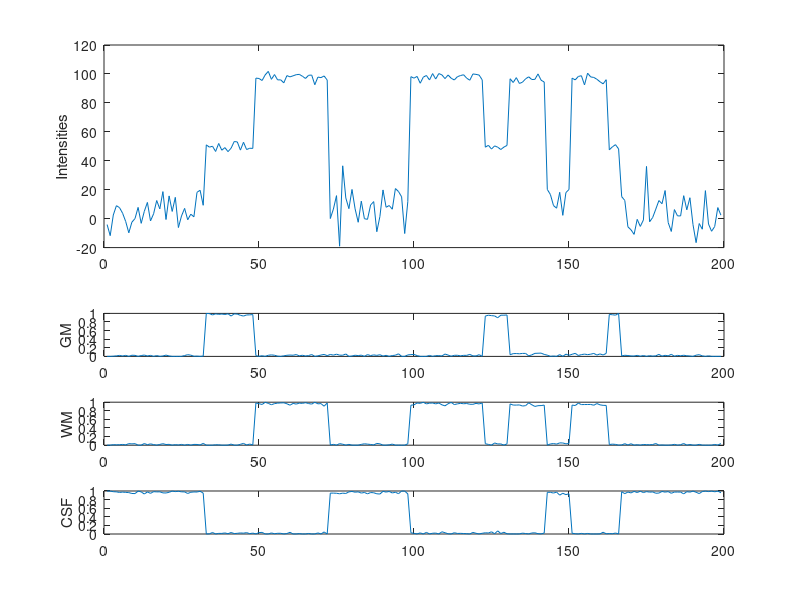

MATLAB code for this plot:
function [P_signal, P_GmWmCsf,T_names] = cp_create_data
% Function to create some synthetic 1D data:
% - some "image" values, supposed to be like T1w or MT
% - some tissue probabilities for GM, WM & CSF
% 
% OUTPUT:
% P_signal  : signal profile, [1 x N] array
% P_GmWmCsf : tissue probabilites profiles, [3 x N] array
%__________________________________________________________________________
% Copyright (C) 2019 GIGA Institute

% Written by C. Phillips, 2019.
% Cyclotron Research Centre, University of Liege, Belgium

%% Key parameters
% for GM, WM & CSF respectively
T_names  = {'GM', 'WM', 'CSF'};
T_signal = [50 100 5];
T_noise  = [2 2 10];
T_Wsegm  = [32 16 24 26 24 8 12 8 12 4 32]; % width of tissue segments
T_probGmWmCsf = [ ...
     1 98  2  2  2 95  5  2  5 98  1 ; ...
     1  1 97  2 97  2 94  4 94  1  1 ; ...
    98  1  1 96  1  3  1 95  1  1 98]; % tissue prob per segment
T_tcnoise = 2; %error on tissue class probability
T_tcthresh = .1; % minimum tissue class prob in % !

T_index = cumsum([1 T_Wsegm]); T_index(end) = T_index(end)+1;
Nsegm = numel(T_Wsegm);

%% Creating data and tissue profiles
P_GmWmCsf = zeros(3,max(T_index)-1);
P_signal  = zeros(1,max(T_index)-1);
for ii=1:Nsegm
    l_ind = T_index(ii):T_index(ii+1)-1; % indexes
    for jj=1:3 % 3 tissue probabily profiles
        % exact tissue prob
        P_GmWmCsf(jj,l_ind) = T_probGmWmCsf(jj,ii);
        % signal from tissue prob + noise
        P_signal(l_ind) = P_signal(l_ind) + ...
            T_probGmWmCsf(jj,ii)/100*T_signal(jj) + ...
            T_probGmWmCsf(jj,ii)/100.*randn(1,numel(l_ind))*T_noise(jj) ;
    end
end
% add noise to tissue prob -> need to ensure p>0 and sum==1
P_GmWmCsf = P_GmWmCsf + randn(size(P_GmWmCsf))*T_tcnoise;
% minimum value should not be lower than .1%
P_GmWmCsf(P_GmWmCsf<T_tcthresh) = T_tcthresh;
% sum to 1
P_GmWmCsf = P_GmWmCsf ./ (ones(3,1)*sum(P_GmWmCsf)) ; 

%% Plot all profiles
figure,
% display intensity profile
subplot(2,1,1)
plot(P_signal)
ylabel('Intensities')

% display tissue probability profile
for ii=1:3
    subplot(6,1,3+ii)
    plot(P_GmWmCsf(ii,:))
    ylabel(T_names{ii})
end

end
